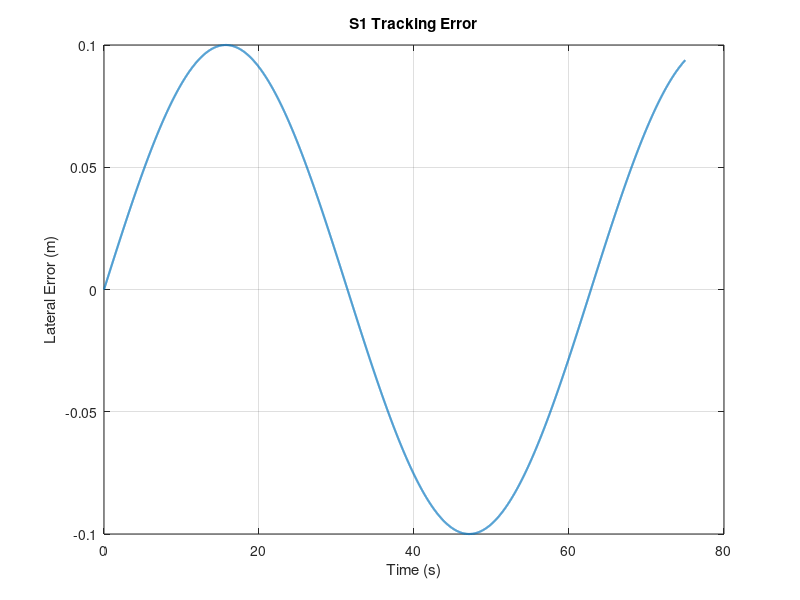
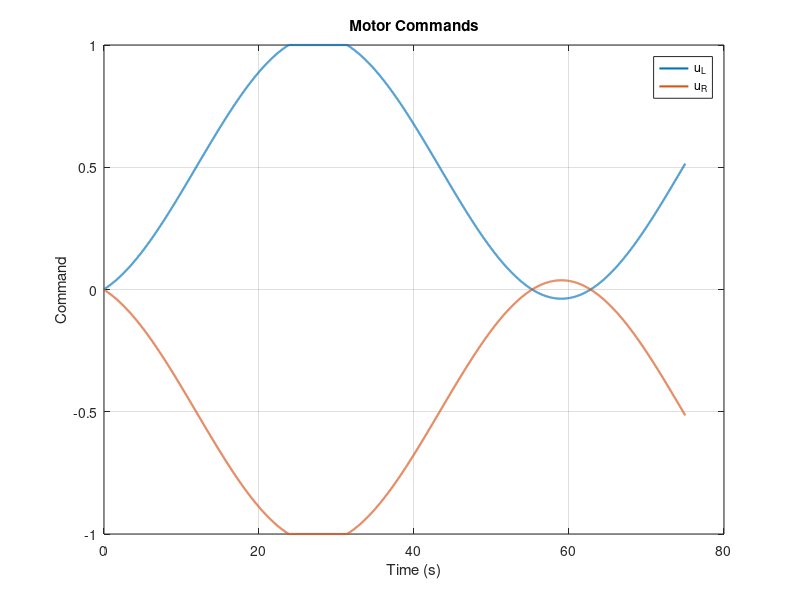
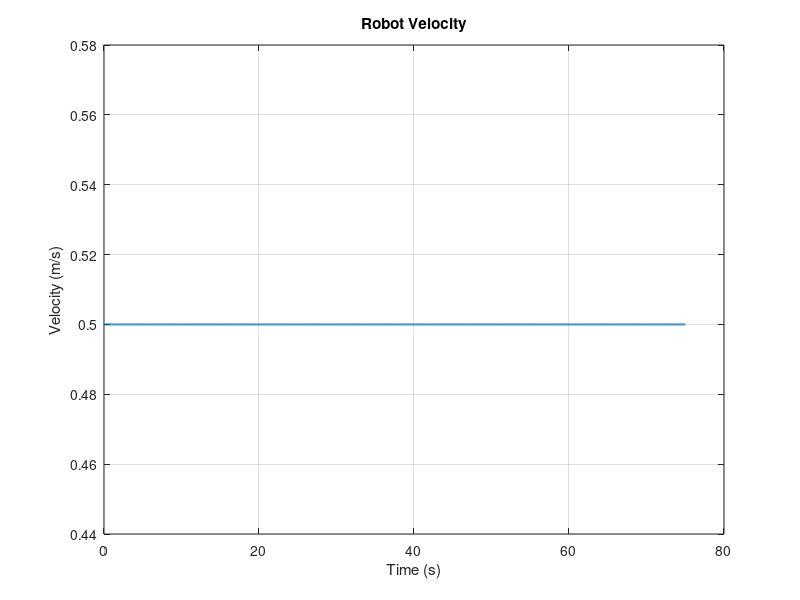

The MATLAB source for these figures, in order: (Note: this script raises an error after producing the figures.)
% controller.m
% CA2 Controller Simulation for Line Following Robot
% Generates plots and S1 log file

clear
clc

%% Simulation parameters
dt = 0.01;
t = 0:dt:75;

%% PID gains
Kp = 2.0;
Ki = 0.5;
Kd = 0.1;

%% Simulated line tracking error
e_line = 0.1*sin(0.1*t);

%% Initialize variables
integral = 0;
prev_error = 0;

uL = zeros(size(t));
uR = zeros(size(t));
v  = zeros(size(t));

% initial velocity
v(1) = 0.5;

%% Controller loop
for i = 2:length(t)

    error = e_line(i);

    % PID calculations
    integral = integral + error*dt;
    derivative = (error - prev_error)/dt;

    control = Kp*error + Ki*integral + Kd*derivative;

    % actuator saturation
    uL(i) = max(min(control,1),-1);
    uR(i) = max(min(-control,1),-1);

    % simple velocity model
    v(i) = 0.5 + 0.2*(uL(i)+uR(i));

    prev_error = error;

end

%% Compute IAE
IAE = trapz(t,abs(e_line));
disp(['IAE = ',num2str(IAE)])

%% Plot 1: Tracking Error
figure
plot(t,e_line,'LineWidth',1.5)
xlabel('Time (s)')
ylabel('Lateral Error (m)')
title('S1 Tracking Error')
grid on

%% Plot 2: Motor Commands
figure
plot(t,uL,'LineWidth',1.5)
hold on
plot(t,uR,'LineWidth',1.5)
xlabel('Time (s)')
ylabel('Command')
legend('u_L','u_R')
title('Motor Commands')
grid on

%% Plot 3: Robot Velocity
figure
plot(t,v,'LineWidth',1.5)
xlabel('Time (s)')
ylabel('Velocity (m/s)')
title('Robot Velocity')
grid on

%% Save S1 log file
data = table(t',e_line',uL',uR',v',...
    'VariableNames',{'time','e_line','uL','uR','velocity'});

writetable(data,'S1_baseline_log.csv');

disp('S1_baseline_log.csv generated successfully')
